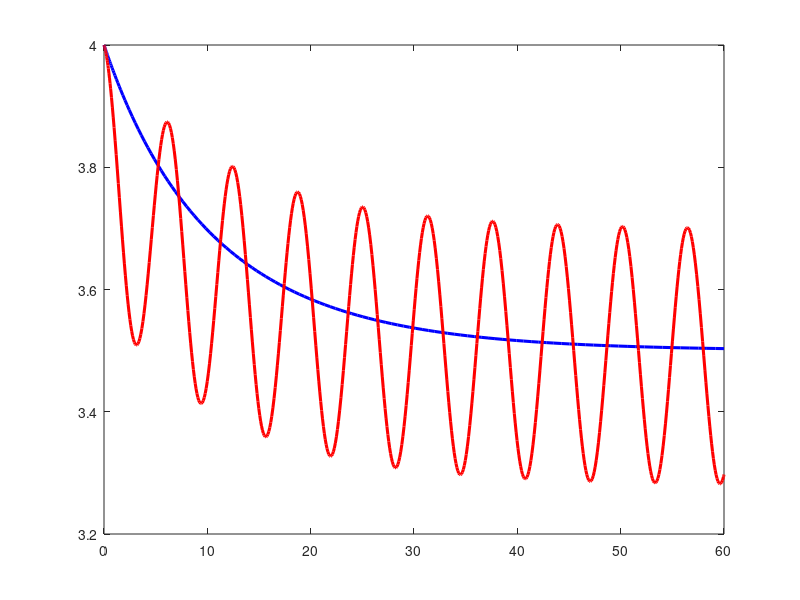

Reproduce this figure in MATLAB. (Note: this script raises an error after producing the figure.)
clc; clear; close all;

%% --- Base Parameters ---
k   = 0.20;
N   = 5;
a   = 0.21;
b   = 1.0;
P0  = 4.0;
MSY = k*N/4;
opts = odeset('RelTol',1e-8,'AbsTol',1e-10);

%% =========================================================
%  FIGURE 5.1 - Constant vs Periodic Same Plot
%% =========================================================
ode_const    = @(t,P) k*P*(1 - P/N) - a;
ode_periodic = @(t,P) k*P*(1 - P/N) - a*(1 + sin(b*t));

[t_c, P_c] = ode45(ode_const,    [0 60], P0, opts);
[t_p, P_p] = ode45(ode_periodic, [0 60], P0, opts);

D  = N^2 - 4*(a*N/k);
P1 = (N + sqrt(D)) / 2;
P2 = (N - sqrt(D)) / 2;

figure(1);
set(gcf, 'Color', 'w', 'Position', [100 500 700 420]);

plot(t_c, P_c, 'b-', 'LineWidth', 2.2, 'DisplayName', 'Constant Harvesting');
hold on;
plot(t_p, P_p, 'r-', 'LineWidth', 2.2, 'DisplayName', 'Periodic Harvesting');
yline(P1, '--g', 'LineWidth', 1.5, ...
      'Label', sprintf('P1 = %.2f (stable)', P1), 'FontSize', 10, ...
      'LabelHorizontalAlignment', 'left');
yline(P2, '--r', 'LineWidth', 1.5, ...
      'Label', sprintf('P2 = %.2f (unstable)', P2), 'FontSize', 10, ...
      'LabelHorizontalAlignment', 'left');

xlabel('Time  t', 'FontSize', 13);
ylabel('Population  P', 'FontSize', 13);
title(sprintf('Constant vs Periodic Harvesting  (k=%.2f, N=%d, a=%.2f, b=%.1f, P0=%.1f)', ...
      k, N, a, b, P0), 'FontSize', 13, 'FontWeight', 'bold');
legend('Location', 'northeast', 'FontSize', 11);
xlim([0 60]); ylim([0 N*1.2]);
grid on; box on;
set(gca, 'FontSize', 11);

% sgtitle(sprintf('Constant vs Periodic  (k=%.2f, N=%d, a=%.2f, b=%.1f, P0=%.1f)', ...
%         k, N, a, b, P0), 'FontSize', 12, 'FontWeight', 'bold');

%% =========================================================
%  FIGURE 5.2 - Effect of varying k
%% =========================================================
k_vals = [0.10, 0.20, 0.30, 0.40];
colors = lines(length(k_vals));

figure(2);
set(gcf, 'Color', 'w', 'Position', [100 50 700 420]);

for i = 1:length(k_vals)
    ki   = k_vals(i);
    ode_k = @(t,P) ki*P*(1 - P/N) - a;
    [tt, PP] = ode45(ode_k, [0 60], P0, opts);
    plot(tt, PP, 'Color', colors(i,:), 'LineWidth', 2, ...
         'DisplayName', sprintf('k = %.2f  (MSY=%.3f)', ki, ki*N/4));
    hold on;
end

xlabel('Time  t', 'FontSize', 13);
ylabel('Population  P', 'FontSize', 13);
title(sprintf('Effect of Growth Rate k  (N=%d, a=%.2f, P0=%.1f)', ...
      N, a, P0), 'FontSize', 13, 'FontWeight', 'bold');
legend('Location', 'best', 'FontSize', 11);
xlim([0 60]); ylim([0 N*1.2]);
grid on; box on; set(gca, 'FontSize', 11);

%% --- Table 5.1 - Effect of k ---
fprintf('=======================================================\n');
fprintf('Effect of k  (N=%.1f, a=%.2f)\n', N, a);
fprintf('=======================================================\n');
fprintf('%-8s %-12s %-14s %-14s %-15s\n', ...
        'k', 'MSY=kN/4', 'P1', 'P2', 'Status');
fprintf('%s\n', repmat('-',1,65));
for i = 1:length(k_vals)
    ki  = k_vals(i);
    msy = ki*N/4;
    D   = N^2 - 4*(a*N/ki);
    if D > 0
        p1 = (N+sqrt(D))/2; p2 = (N-sqrt(D))/2;
        fprintf('%-8.2f %-12.4f %-14.4f %-14.4f %-15s\n', ki, msy, p1, p2, 'Two equilibria');
    else
        fprintf('%-8.2f %-12.4f %-14s %-14s %-15s\n', ki, msy, '---', '---', 'Extinction');
    end
end
fprintf('%s\n', repmat('=',1,65));

%% =========================================================
%  FIGURE 5.3 - Effect of varying N
%% =========================================================
N_vals = [3, 5, 7, 10];
colors = lines(length(N_vals));

figure(3);
set(gcf, 'Color', 'w', 'Position', [680 500 700 420]);

for i = 1:length(N_vals)
    Ni   = N_vals(i);
    ode_N = @(t,P) k*P*(1 - P/Ni) - a;
    [tt, PP] = ode45(ode_N, [0 60], P0, opts);
    plot(tt, PP, 'Color', colors(i,:), 'LineWidth', 2, ...
         'DisplayName', sprintf('N = %d  (MSY=%.3f)', Ni, k*Ni/4));
    hold on;
end

xlabel('Time  t', 'FontSize', 13);
ylabel('Population  P', 'FontSize', 13);
title(sprintf('Effect of Carrying Capacity N  (k=%.2f, a=%.2f, P0=%.1f)', ...
      k, a, P0), 'FontSize', 13, 'FontWeight', 'bold');
legend('Location', 'best', 'FontSize', 11);
xlim([0 60]); ylim([0 max(N_vals)*1.2]);
grid on; box on; set(gca, 'FontSize', 11);

%% --- Table 5.2 - Effect of N ---
fprintf('\n=======================================================\n');
fprintf('Effect of N  (k=%.2f, a=%.2f)\n', k, a);
fprintf('=======================================================\n');
fprintf('%-8s %-12s %-14s %-14s %-15s\n', ...
        'N', 'MSY=kN/4', 'P1', 'P2', 'Status');
fprintf('%s\n', repmat('-',1,65));
for i = 1:length(N_vals)
    Ni  = N_vals(i);
    msy = k*Ni/4;
    D   = Ni^2 - 4*(a*Ni/k);
    if D > 0
        p1 = (Ni+sqrt(D))/2; p2 = (Ni-sqrt(D))/2;
        fprintf('%-8d %-12.4f %-14.4f %-14.4f %-15s\n', Ni, msy, p1, p2, 'Two equilibria');
    else
        fprintf('%-8d %-12.4f %-14s %-14s %-15s\n', Ni, msy, '---', '---', 'Extinction');
    end
end
fprintf('%s\n', repmat('=',1,65));

%% =========================================================
%  FIGURE 5.4 - Extinction Threshold Curve (final P vs a)
%% =========================================================
a_sweep   = linspace(0, 0.32, 120);
P_final_c = nan(size(a_sweep));
P_final_p = nan(size(a_sweep));

for i = 1:length(a_sweep)
    ai = a_sweep(i);
    try
        [~, Pc] = ode45(@(t,P) k*P*(1-P/N) - ai, [0 60], P0, opts);
        P_final_c(i) = max(Pc(end), 0);
    catch
    end
    try
        [~, Pp] = ode45(@(t,P) k*P*(1-P/N) - ai*(1+sin(b*t)), [0 60], P0, opts);
        P_final_p(i) = max(Pp(end), 0);
    catch
    end
end

figure(4);
set(gcf, 'Color', 'w', 'Position', [680 50 700 420]);
plot(a_sweep, P_final_c, 'b-', 'LineWidth', 2.2, 'DisplayName', 'Constant harvesting');
hold on;
plot(a_sweep, P_final_p, 'r-', 'LineWidth', 2.2, 'DisplayName', 'Periodic harvesting');
xline(MSY, '--k', 'LineWidth', 1.5, ...
      'Label', sprintf('MSY = %.2f', MSY), 'FontSize', 10, ...
      'LabelHorizontalAlignment', 'left');
xlabel('Harvesting Rate  a', 'FontSize', 13);
ylabel(sprintf('Final Population at t = 60'), 'FontSize', 13);
title(' Extinction Threshold Curve', ...
      'FontSize', 13, 'FontWeight', 'bold');
legend('Location', 'northeast', 'FontSize', 11);
ylim([0 N*1.1]); xlim([0 0.32]);
grid on; box on; set(gca, 'FontSize', 11);

%% =========================================================
%  Effect of Initial Condition P0
%% =========================================================
P0_vals = [0.3, 0.8, 1.2, 1.4, 1.6, 2.0, 3.0, 4.0, 5.0];
colors  = lines(length(P0_vals));

figure(5);
set(gcf, 'Color', 'w', 'Position', [400 250 700 450]);

for i = 1:length(P0_vals)
    [tt, PP] = ode45(ode_const, [0 60], P0_vals(i), opts);
    plot(tt, PP, 'Color', colors(i,:), 'LineWidth', 1.8, ...
         'DisplayName', sprintf('P0 = %.1f', P0_vals(i)));
    hold on;
end

yline(P1, '--g', 'LineWidth', 2, ...
      'Label', sprintf('P1 = %.2f  stable', P1), 'FontSize', 10, ...
      'LabelHorizontalAlignment', 'left');
yline(P2, '--r', 'LineWidth', 2, ...
      'Label', sprintf('P2 = %.2f  unstable threshold', P2), 'FontSize', 10, ...
      'LabelHorizontalAlignment', 'left');

xlabel('Time  t', 'FontSize', 13);
ylabel('Population  P', 'FontSize', 13);
title(sprintf('Effect of Initial Condition P0  (k=%.2f, N=%d, a=%.2f)', ...
      k, N, a), 'FontSize', 13, 'FontWeight', 'bold');
legend('Location', 'east', 'FontSize', 9);
xlim([0 60]); ylim([0 N*1.2]);
grid on; box on; set(gca, 'FontSize', 11);

%% =========================================================
%  TABLE 5.3 - Sensitivity Summary
%% =========================================================
fprintf('\n=======================================================\n');
fprintf('Sensitivity Summary\n');
fprintf('=======================================================\n');
fprintf('%-12s %-20s %-20s %-20s\n', 'Parameter', 'Effect on MSY', 'Effect on P1', 'Effect on P2');
fprintf('%s\n', repmat('-',1,75));
fprintf('%-12s %-20s %-20s %-20s\n', 'k increases', 'MSY increases', 'P1 increases', 'P2 decreases');
fprintf('%-12s %-20s %-20s %-20s\n', 'N increases', 'MSY increases', 'P1 increases', 'P2 decreases');
fprintf('%-12s %-20s %-20s %-20s\n', 'a increases', 'No effect',    'P1 decreases', 'P2 increases');
fprintf('%-12s %-20s %-20s %-20s\n', 'b increases', 'No effect',    'No fixed P1',  'No fixed P2');
fprintf('%-12s %-20s %-20s %-20s\n', 'P0 changes',  'No effect',    'No effect',    'No effect');
fprintf('%s\n', repmat('=',1,75));

%% --- Table 5.4 - Parameter Ranking ---
fprintf('\n=======================================================\n');
fprintf('Parameter Ranking by Impact\n');
fprintf('=======================================================\n');
fprintf('%-8s %-15s %-40s\n', 'Rank', 'Parameter', 'Reason');
fprintf('%s\n', repmat('-',1,65));
fprintf('%-8d %-15s %-40s\n', 1, 'a', 'Directly controls existence of equilibria');
fprintf('%-8d %-15s %-40s\n', 2, 'k', 'Determines MSY — affects species survival');
fprintf('%-8d %-15s %-40s\n', 3, 'N', 'Determines MSY — habitat loss is critical');
fprintf('%-8d %-15s %-40s\n', 4, 'P0', 'Determines basin of attraction');
fprintf('%-8d %-15s %-40s\n', 5, 'b', 'Affects oscillation amplitude only');
fprintf('%s\n', repmat('=',1,65));
